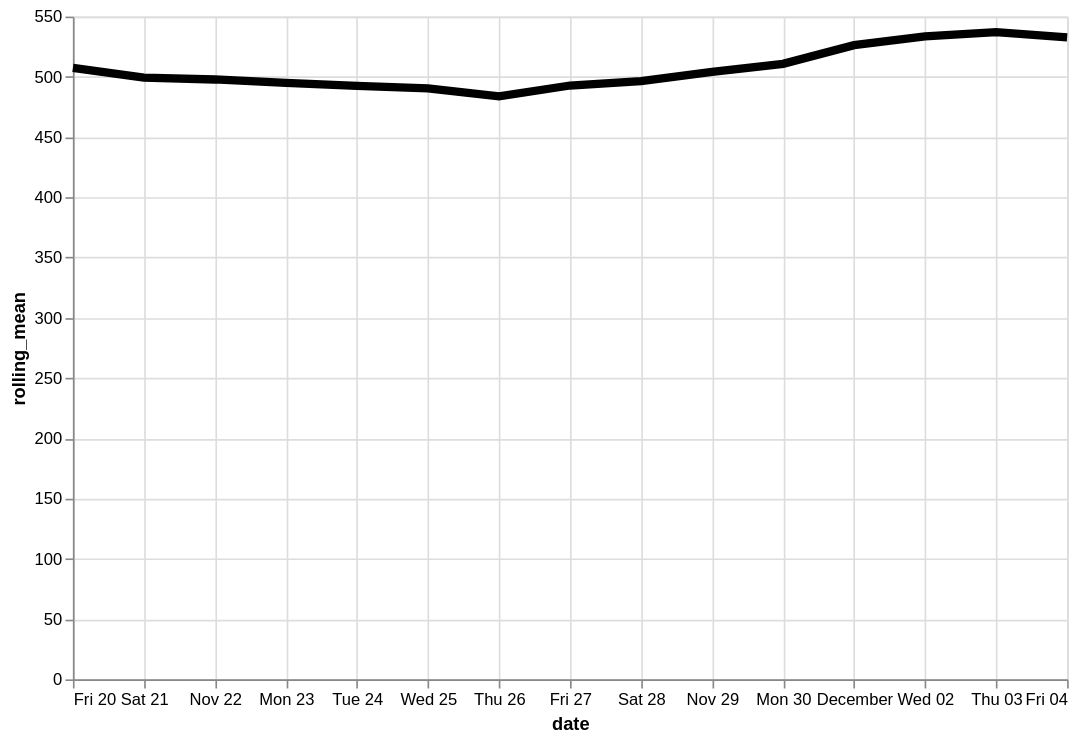

This figure's Vega-Lite source:
### Vega-Lite specification from a JSON file in a GitHub repository (floating-point values rounded to 4 significant figures)
{"config": {"view": {"continuousWidth": 400, "continuousHeight": 300}}, "data": {"name": "data-039bb03e494c07df8397631bd8c106b5"}, "mark": {"type": "line", "color": "black", "size": 5}, "encoding": {"x": {"type": "temporal", "field": "date"}, "y": {"type": "quantitative", "field": "rolling_mean"}}, "height": 400, "transform": [{"window": [{"op": "mean", "field": "log_price", "as": "rolling_mean"}], "frame": [-4, 3]}], "width": 600, "$schema": "https://vega.github.io/schema/vega-lite/v4.8.1.json", "datasets": {"data-039bb03e494c07df8397631bd8c106b5": [{"date": "2020-11-20", "log_price": 528.9}, {"date": "2020-11-21", "log_price": 612.7}, {"date": "2020-11-22", "log_price": 427.1}, {"date": "2020-11-23", "log_price": 461.2}, {"date": "2020-11-24", "log_price": 466.9}, {"date": "2020-11-25", "log_price": 490.0}, {"date": "2020-11-26", "log_price": 477.6}, {"date": "2020-11-27", "log_price": 475.9}, {"date": "2020-11-28", "log_price": 511.9}, {"date": "2020-11-29", "log_price": 559.2}, {"date": "2020-11-30", "log_price": 499.5}, {"date": "2020-12-01", "log_price": 490.8}, {"date": "2020-12-02", "log_price": 527.8}, {"date": "2020-12-03", "log_price": 543.6}, {"date": "2020-12-04", "log_price": 601.6}]}}
